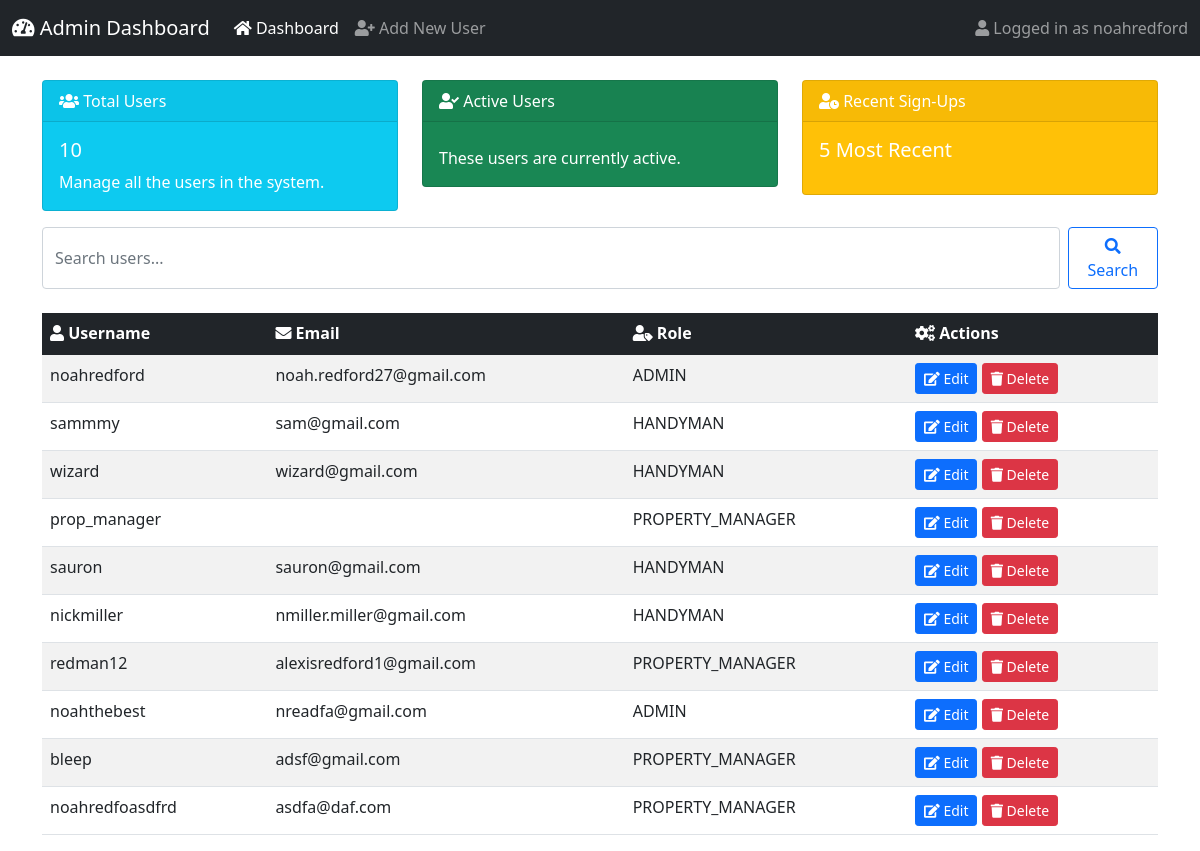
Page /admin-only/ (signed in) on the committed database.
### users/models.py (models this page shows, shortened)
class CustomUser(AbstractUser):
    ROLE_CHOICES = [
        ('ADMIN', 'Admin'),
        ('PROPERTY_MANAGER', 'Property Manager'),
        ('HANDYMAN', 'Handyman/Contractor'),
        ('CLIENT', 'Client'),
    ]
    role = models.CharField(max_length=20, choices=ROLE_CHOICES, default='CLIENT')

### users/views.py (the view)
# urls.py: path('admin-only/', views.admin_only_view, name='admin_only_view'),
def admin_only_view(request):
    users = CustomUser.objects.all()
    user_count = users.count()
    return render(request, 'dashboard/admin-dashboard.html', {
        'users': users,
        'user_count': user_count,
    })

### templates/dashboard/admin-dashboard.html (shortened to what this page needs)
<!DOCTYPE html>
<html lang="en">
<head>
    <link href="https://cdn.jsdelivr.net/npm/bootstrap@5.1.3/dist/css/bootstrap.min.css" rel="stylesheet">
    <link rel="stylesheet" href="https://cdnjs.cloudflare.com/ajax/libs/font-awesome/5.15.4/css/all.min.css">
</head>
<body>
    <nav class="navbar navbar-expand-lg navbar-dark bg-dark">
        <div class="container-fluid">
            <a class="navbar-brand" href="#"><i class="fas fa-tachometer-alt"></i> Admin Dashboard</a>
            <div class="collapse navbar-collapse" id="navbarNav">
                <ul class="navbar-nav me-auto">
                    <li class="nav-item">
                        <a class="nav-link active" href="{% url 'admin_dashboard' %}"><i class="fas fa-home"></i> Dashboard</a>
                    </li>
                    <li class="nav-item">
                        <a class="nav-link" href="{% url 'add_user' %}"><i class="fas fa-user-plus"></i> Add New User</a>
                    </li>
                </ul>
                <span class="navbar-text">
                    <i class="fas fa-user"></i> Logged in as {{ user.username }}
                </span>
            </div>
        </div>
    </nav>
    <div class="container mt-4">
        <div class="row">
            <div class="col-md-4">
                <div class="card text-white bg-info mb-3">
                    <div class="card-header"><i class="fas fa-users"></i> Total Users</div>
                    <div class="card-body">
                        <h5 class="card-title">{{ user_count }}</h5>
                        <p class="card-text">Manage all the users in the system.</p>
                    </div>
                </div>
            </div>
            <div class="col-md-4">
                <div class="card text-white bg-success mb-3">
                    <div class="card-header"><i class="fas fa-user-check"></i> Active Users</div>
                    <div class="card-body">
                        <p class="card-text">These users are currently active.</p>
                    </div>
                </div>
            </div>
            <div class="col-md-4">
                <div class="card text-white bg-warning mb-3">
                    <div class="card-header"><i class="fas fa-user-clock"></i> Recent Sign-Ups</div>
                    <div class="card-body">
                        <h5 class="card-title">5 Most Recent</h5>
                    </div>
                </div>
            </div>
        </div>
        <div class="row">
            <div class="col-12">
                <form class="d-flex" method="GET" action="{% url 'admin_dashboard' %}">
                    <input class="form-control me-2" type="search" name="q" placeholder="Search users..." value="{{ query }}" aria-label="Search">
                    <button class="btn btn-outline-primary" type="submit"><i class="fas fa-search"></i> Search</button>
                </form>
            </div>
        </div>
        <div class="row mt-4">
            <div class="col-12">
                <table class="table table-striped table-hover">
                    <thead class="table-dark">
                        <tr>
                            <th><i class="fas fa-user"></i> Username</th>
                            <th><i class="fas fa-envelope"></i> Email</th>
                            <th><i class="fas fa-user-tag"></i> Role</th>
                            <th><i class="fas fa-cogs"></i> Actions</th>
                        </tr>
                    </thead>
                    <tbody>
                        {% for user in users %}
                        <tr>
                            <td>{{ user.username }}</td>
                            <td>{{ user.email }}</td>
                            <td>{{ user.role }}</td>
                            <td>
                                <a href="{% url 'edit_user' user.id %}" class="btn btn-sm btn-primary"><i class="fas fa-edit"></i> Edit</a>
                                <a href="{% url 'delete_user' user.id %}" class="btn btn-sm btn-danger"><i class="fas fa-trash"></i> Delete</a>
                            </td>
                        </tr>
                        {% endfor %}
                    </tbody>
                </table>
            </div>
        </div>
    </div>
</body>
</html>

### rows in the picture
CustomUser: username "noahredford", email "noah.redford27@gmail.com", role "ADMIN"
CustomUser: username "sammmy", email "sam@gmail.com", role "HANDYMAN"
CustomUser: username "wizard", email "wizard@gmail.com", role "HANDYMAN"
CustomUser: username "prop_manager", role "PROPERTY_MANAGER"
CustomUser: username "sauron", email "sauron@gmail.com", role "HANDYMAN"
CustomUser: username "nickmiller", email "nmiller.miller@gmail.com", role "HANDYMAN"
CustomUser: username "redman12", email "alexisredford1@gmail.com", role "PROPERTY_MANAGER"
CustomUser: username "noahthebest", email "nreadfa@gmail.com", role "ADMIN"
CustomUser: username "bleep", email "adsf@gmail.com", role "PROPERTY_MANAGER"
CustomUser: username "noahredfoasdfrd", email "asdfa@daf.com", role "PROPERTY_MANAGER"

### other values in the picture
{{ user_count }} "10"
